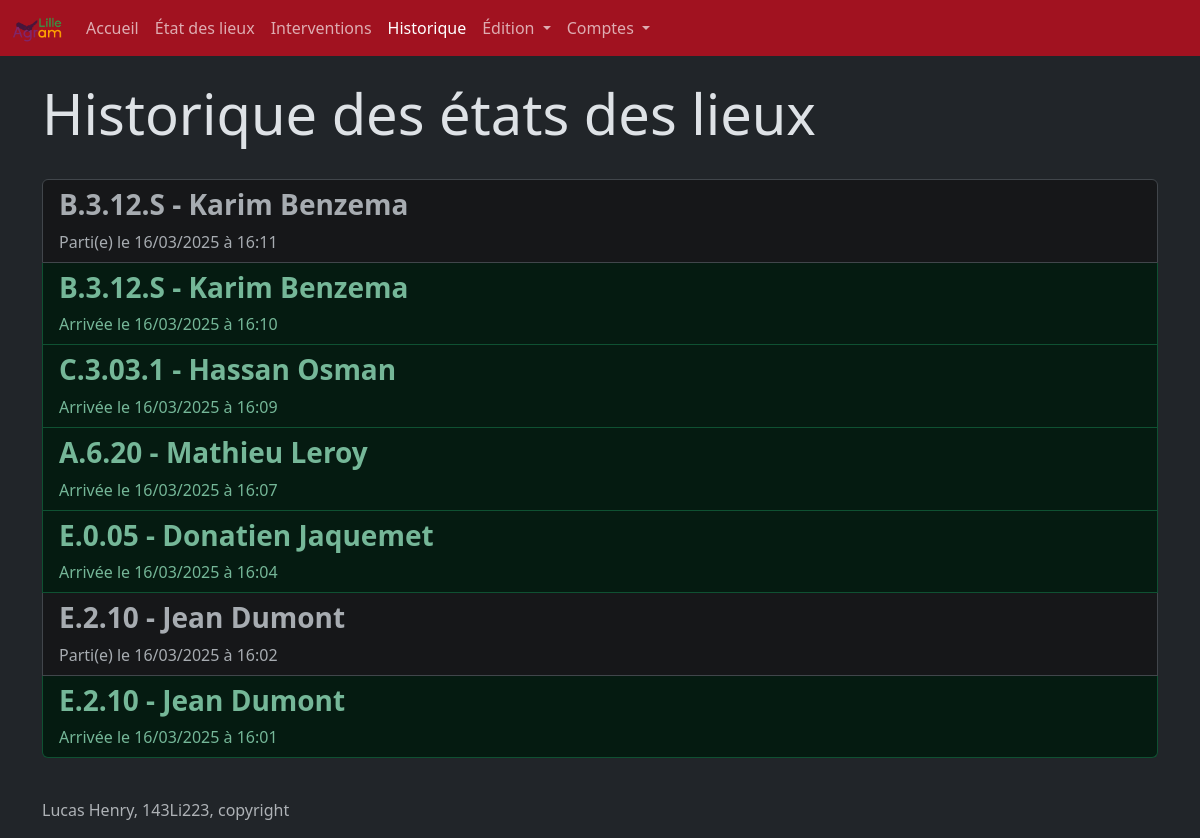
Screenshot of /historique (signed in) with the database file from the repository.
### website/models.py (models this page shows)
class EDL(db.Model):
    __tablename__ = "edl"
    id = db.Column(db.Integer, primary_key=True)
    id_logement = db.Column(db.Integer, db.ForeignKey('logement.id'))
    effectue_par = db.Column(db.Integer, db.ForeignKey('user.id'))
    occupation = db.Column(db.Boolean)
    date = db.Column(db.String(100))
    nom = db.Column(db.String(100))
    prenom = db.Column(db.String(100))
    mail = db.Column(db.String(200))
    signature = db.Column(db.Text)

### website/blueprints/views.py (the view)
@views.route('historique', methods = ['GET', 'POST'])
@login_required
def historique():
    i_page_pagination = request.args.get('pagination')
    if i_page_pagination is None:
        i_page_pagination = 0
    else:
        i_page_pagination = int(i_page_pagination)
    ListeEDL, ListeBoutton = pagination(sortEDLbyDate(), i_page_pagination, current_user.max_item_par_page)
    return render_template('historique.html', active=activePage(2),  user=current_user, ListeEDL=ListeEDL, convertDateFormat=tempsHTMLVersHumain, ListeBoutton=ListeBoutton)

### website/__init__.py (called while the page is built)
def create_app():
    app = Flask(__name__)
    secrey_key = uuid.uuid4().hex
    app.config['SECRET_KEY'] = "meow" #secrey_key
    app.config['SQLALCHEMY_DATABASE_URI'] = f'sqlite:///{DB_NAME}'
    db.init_app(app)
    from .blueprints.views import views
    from .blueprints.auth import auth
    from .blueprints.edition import edition
    from .blueprints.edl import edl
    app.register_blueprint(views, url_prefix = '/')
    app.register_blueprint(auth, url_prefix = '/')
    app.register_blueprint(edition, url_prefix = '/')
    app.register_blueprint(edl, url_prefix = '/')
    from .models import User
    with app.app_context():
        db.create_all()
    login_manager = LoginManager()
    login_manager.login_view = 'auth.login'
    login_manager.init_app(app)
    @login_manager.user_loader
    def load_user(id):
        return User.query.get(int(id))
    return app

### website/functions.py (called while the page is built)
def tempsSecondeVersHTML(temps_seconde: float) -> str:
    temps_string_brut = datetime.fromtimestamp(temps_seconde)
    temps_string = temps_string_brut.strftime('%Y-%m-%dT%H:%M')
    return temps_string

def tempsHTMLVersHumain(temps_html: str) -> str:
    Date = temps_html.split('T')[0].split('-')
    Heure = temps_html.split('T')[1].split(':')
    annee = Date[0]
    mois = Date[1]
    jour = Date[2]
    heure = Heure[0]
    minute = Heure[1]
    return f'{jour}/{mois}/{annee} à {heure}:{minute}'

def sortEDLbyDate():
    Histo = db.session.query(Historique).order_by(Historique.date).all()
    ListEDL = []
    for edl in Histo:
        edl_select = db.session.query(EDL).filter(EDL.id == edl.id_edl).first()
        logement_select = db.session.query(Logement).filter(Logement.id == edl_select.id_logement).first()
        logement = logement_select.batiment + "." + str(logement_select.etage) + "." + logement_select.numero
        ListEDL.append([edl_select, edl.action, tempsHTMLVersHumain(tempsSecondeVersHTML(int(edl.date))), logement])
    ListEDL.reverse()
    return ListEDL

def activePage(id: int) -> ...:
    len = 14
    active = len * ['']
    active[id] = 'active'
    return active

### website/templates/views/historique.html
{% extends "base.html" %} {%block title %}Page d'accueil{% endblock %}
{% block content %}
<br>
<h1 class="display-4">Historique des états des lieux</h1>
<br>
<div class="list-group">
    {% for edl in ListeEDL %}
        {% if edl[1] == 0 %}
            <a href="/consultation/edl-{{edl[0].id}}/" class="list-group-item list-group-item-action list-group-item-danger">
                <h3><b>{{edl[3]}} - {{edl[0].prenom + " " + edl[0].nom}}</b></h3>
                Suppression faite le {{edl[2]}}
            </a>
        {% elif edl[1] == 1 %}
            <a href="/consultation/edl-{{edl[0].id}}/" class="list-group-item list-group-item-action list-group-item-warning">
                <h3><b>{{edl[3]}} - {{edl[0].prenom + " " + edl[0].nom}}</b></h3>
                Modification faite le {{edl[2]}}
            </a>
        {% elif edl[1] == 2 %}
            <a href="/consultation/edl-{{edl[0].id}}/" class="list-group-item list-group-item-action list-group-item-success">
                <h3><b>{{edl[3]}} - {{edl[0].prenom + " " + edl[0].nom}}</b></h3>
                Arrivée le {{edl[2]}}
            </a>
        {% elif edl[1] == 3 %}
            <a href="/consultation/edl-{{edl[0].id}}/" class="list-group-item list-group-item-action list-group-item-secondary">
                <h3><b>{{edl[3]}} - {{edl[0].prenom + " " + edl[0].nom}}</b></h3>
                Parti(e) le {{edl[2]}}
            </a>
        {% endif %}
    {% endfor %}
</div>
{% include "pagination.html" %}
{% endblock %}

### website/templates/base.html (shortened to what this page needs)
<!DOCTYPE html>
<html lang="fr" data-bs-theme="{{user.mode}}">
    <head>
        <link href="https://cdn.jsdelivr.net/npm/bootstrap@5.3.3/dist/css/bootstrap.min.css" rel="stylesheet">
        <link href="{{ url_for('static', filename='css/sign.css')}}" rel="stylesheet">
    </head>
    <body>
        {% if user.is_authenticated %}
        <nav class="navbar navbar-expand-lg fixed-top" style="background-color: {{user.accent_color}}">
        {% else %}
        <nav class="navbar navbar-expand-lg fixed-top" style="background-color: #bdbde2">
        {% endif %}
            <div class="container-fluid">
                <a class="navbar-brand" href="#"><img style="max-height: 50px; max-width: 50px;" src="{{ url_for('static', filename='media/agraml.png') }}"></a>
                <div class="collapse navbar-collapse" id="navbarNavDropdown">
                    <ul class="navbar-nav">
                        <li class="nav-item">
                            <a class="nav-link {{active[0]}}" aria-current="page" href="/accueil">Accueil</a>
                        </li>
                        {% if user.is_authenticated %}
                        <li class="nav-item">
                            <a class="nav-link {{active[1]}}" href="/recherche">État des lieux</a>
                        </li>
                        <li class="nav-item">
                            <a class="nav-link {{active[13]}}" href="/interventions">Interventions</a>
                        </li>
                        <li class="nav-item">
                            <a class="nav-link {{active[2]}}" href="/historique">Historique</a>
                        </li>
                        <li class="nav-item dropdown">
                            <a class="nav-link dropdown-toggle {{active[3]+active[4]+active[5]+active[6]+active[7]}}" href="#" role="button" data-bs-toggle="dropdown" aria-expanded="false">
                                Édition
                            </a>
                        </li>
                        <li class="nav-item dropdown">
                            <a class="nav-link dropdown-toggle {{active[8]+active[9]+active[10]}}" href="#" role="button" data-bs-toggle="dropdown" aria-expanded="false">
                                Comptes
                            </a>
                        </li>
                        {% endif %}
                    </ul>
                </div>
            </div>
        </nav>
        <div class="container">
          {%block content %}
          {% endblock %}
        </div>
        <footer class="footer mt-auto py-3">
            <div class="container">
              <span class="text-muted">Lucas Henry, 143Li223, copyright</span>
            </div>
        </footer>
    </body>
</html>

### website/templates/pagination.html (shortened to what this page needs)
<br>

### website/templates/base.html (style rules this page uses)
body { padding-top: 56px; }

### rows the page displays
EDL: edl "B.3.12.S", prenom+nom "Karim Benzema", edl "16/03/2025 à 16:11"
EDL: edl "B.3.12.S", prenom+nom "Karim Benzema", edl "16/03/2025 à 16:10"
EDL: edl "C.3.03.1", prenom+nom "Hassan Osman", edl "16/03/2025 à 16:09"
EDL: edl "A.6.20", prenom+nom "Mathieu Leroy", edl "16/03/2025 à 16:07"
EDL: edl "E.0.05", prenom+nom "Donatien Jaquemet", edl "16/03/2025 à 16:04"
EDL: edl "E.2.10", prenom+nom "Jean Dumont", edl "16/03/2025 à 16:02"
EDL: edl "E.2.10", prenom+nom "Jean Dumont", edl "16/03/2025 à 16:01"
